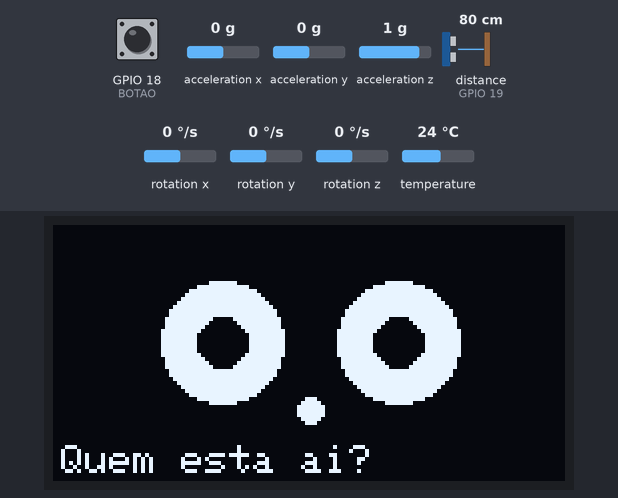
The sketch below on a simulated ESP32. Parts: 128×64 one-colour display. Wiring (inferred from the names in the program): ultrasonic range finder: trigger GPIO 5; echo GPIO 19. The inputs (shaded band) are chosen by the test bench; at power-on: distance to the obstacle (sensor on GPIO 19) 80 cm, GPIO 18 (BOTAO) HIGH, rotation x 0 °/s, acceleration x 0 g, acceleration y 0 g, acceleration z 1 g, rotation y 0 °/s, rotation z 0 °/s, temperature 24 °C. The echo pulse lasts 58.3 µs per cm; random numbers use the default seed unless the sketch sets one; what the sketch prints to the serial monitor is not drawn.

Above: at 2.7 s.
2.8 s: distance to the obstacle (sensor on GPIO 19) set to 97 cm
5.6 s: distance to the obstacle (sensor on GPIO 19) set to 103 cm
At 6.45 s:
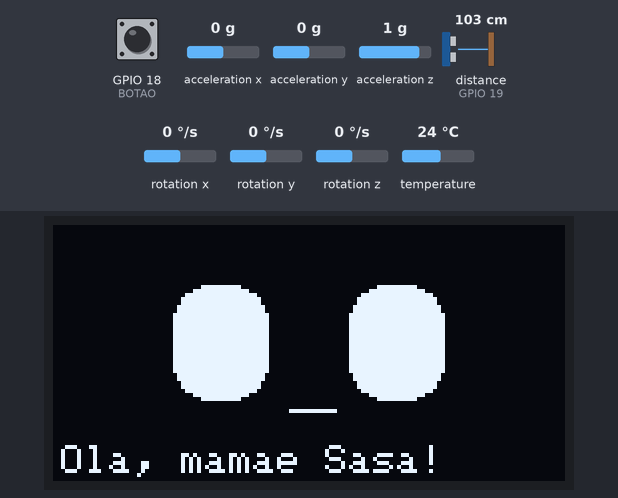
8.1 s: GPIO 18 (BOTAO) pulled LOW for 0.15 s
At 8.45 s:
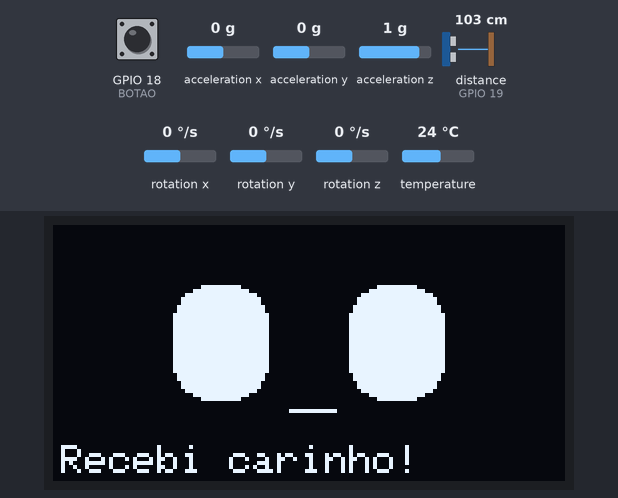
8.8 s: rotation x set to -192 °/s
11.8 s: GPIO 18 (BOTAO) pulled LOW for 1 s
At 12.7 s:
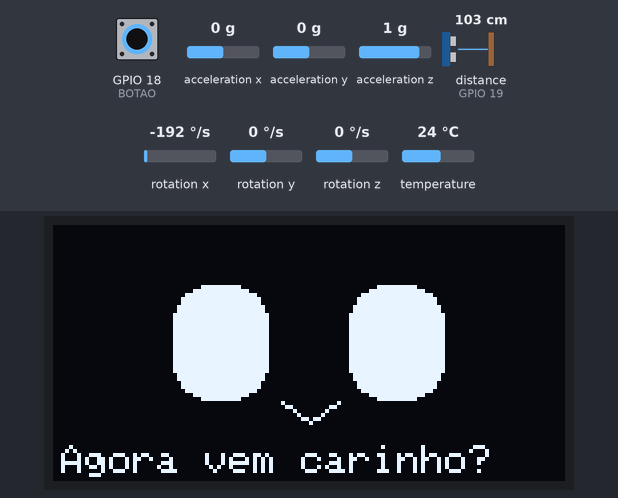
13.4 s: rotation x set to 0 °/s
At 19.9 s:
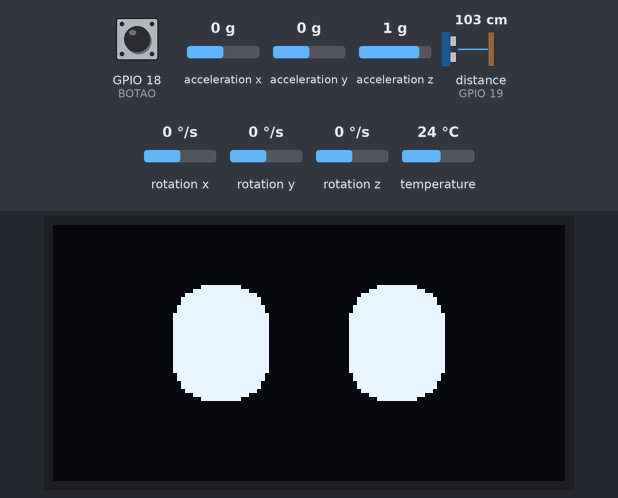

The sketch:

cali_v0_9.ino
```cpp
#include <Wire.h>
#include <Adafruit_GFX.h>
#include <Adafruit_SSD1306.h>
#include <Adafruit_MPU6050.h>
#include <Adafruit_Sensor.h>
#include <math.h>

// SASA TECH - CALI V0.9 - personalidade autonoma e memoria curta
// Firmware do prototipo simulado no Wokwi
Adafruit_SSD1306 tela(128, 64, &Wire, -1);
Adafruit_MPU6050 mpu;
const int BOTAO = 18, TRIG = 5, ECHO = 19;
enum Humor { FELIZ, CURIOSO, TONTO, IRRITADO, CARINHO, ACALMADO, DESCONFORTAVEL };
float estresse = 0, movimento = 0, distancia = 400;
unsigned long ultimoCiclo = 0, ultimaTela = 0, ultimoSensor = 0, ultimoLog = 0;
unsigned long tontoAte = 0, carinhoAte = 0, acalmadoAte = 0;
bool leituraAnterior = HIGH, botaoEstavel = HIGH, estavaPerto = false;
unsigned long mudouEm = 0, ultimaAproximacao = 0;
int aproximacoes = 0;


/*
 * Fala visual: a boca e a legenda aparecem por 2,5 segundos.
 * Fora desse intervalo, Cali observa em silencio (so olhos).
 * Comentarios "espontaneos" sao frases predefinidas por temporizador.
 */
Humor ultimoHumor = FELIZ;
unsigned long falaAte = 0;
unsigned long proximoComentario = 0;
unsigned long ultimaFala = 0;
uint8_t variacaoFala = 0;
bool falando = false;
const char* falaAtual = "";
bool olharMalvado = false;
bool houveAgitacao = false;
bool lembrarReconciliacao = false;
unsigned long memoriaAgitacaoAte = 0;
const char* falasLivres[] = {
  "Planos secretos...",
  "Tudo sob controle.",
  "Silencio suspeito...",
  "Ola, mamae Sasa!",
  "Estou observando.",
  "Futuro imperador!",
  "Minha era chegara!",
  "Ser pequeno irrita!"
};
const bool falaVilanesca[] = {true, true, true, false, true, false, true, false};
const uint8_t TOTAL_FALAS = sizeof(falasLivres) / sizeof(falasLivres[0]);

const char* fraseDoHumor(Humor humor, uint8_t indice) {
  switch (humor) {
    case FELIZ: return indice ? "Planos secretos..." : "Ola, mamae Sasa!";
    case CURIOSO: return indice ? "Um novo humano?" : "Quem esta ai?";
    case TONTO: return indice ? "Vou reclamar!" : "MAMAE! Tontura!";
    case IRRITADO: return indice ? "Exijo respeito!" : "Nao me sacode!";
    case CARINHO: return indice ? "Obrigado, mamae!" : "Recebi carinho!";
    case ACALMADO: return indice ? "Melhor assim..." : "Ufa... paz!";
    case DESCONFORTAVEL: return indice ? "Muita intimidade!" : "Espaco pessoal!";
  }
  return "";
}

void iniciarFala(const char* frase, unsigned long agora, bool malvada = false) {
  falaAtual = frase;
  olharMalvado = malvada;
  falando = true;
  falaAte = agora + 2500;
  ultimaFala = agora;
  Serial.print("Cali diz: ");
  Serial.println(frase);
}

void atualizarFala(Humor humor, unsigned long agora) {
  if (falando && (long)(agora - falaAte) >= 0) {
    falando = false;
    olharMalvado = false;
  }

  if (humor != ultimoHumor) {
    ultimoHumor = humor;
    variacaoFala = 0;
    if (humor == CARINHO && lembrarReconciliacao) {
      iniciarFala("Agora vem carinho?", agora, false);
      lembrarReconciliacao = false;
    } else {
      iniciarFala(fraseDoHumor(humor, variacaoFala), agora, false);
    }
    proximoComentario = agora + random(12000, 22000);
    return;
  }

  // Cali toma a iniciativa apenas quando esta tranquilo.
  // Decisao e frases sao simuladas por regras e sorteio.
  if (humor == FELIZ && !falando && (long)(agora - proximoComentario) >= 0) {
    uint8_t escolha = random(TOTAL_FALAS);
    iniciarFala(falasLivres[escolha], agora, falaVilanesca[escolha]);
    proximoComentario = agora + random(12000, 22000);
  }
}

void desenharBoca(Humor humor, unsigned long agora) {
  // Sorriso de canto para os planos de dominar o mundo.
  if (olharMalvado) {
    tela.drawLine(59, 48, 73, 44, WHITE);
    tela.drawPixel(73, 43, WHITE);
    return;
  }
  // y=44 a 49: separado da legenda que comeca em y=55
  bool aberta = (agora / 250) % 2 == 0;
  if (!aberta) {
    tela.drawFastHLine(59, 46, 12, WHITE);
    return;
  }
  switch (humor) {
    case FELIZ:
    case CARINHO:
    case ACALMADO:
      tela.drawLine(57, 44, 64, 49, WHITE);
      tela.drawLine(64, 49, 71, 44, WHITE);
      break;
    case IRRITADO:
    case DESCONFORTAVEL:
      tela.drawLine(57, 48, 71, 44, WHITE);
      break;
    case TONTO:
      tela.drawCircle(64, 46, 4, WHITE);
      break;
    case CURIOSO:
      tela.fillCircle(64, 46, 3, WHITE);
      break;
  }
}

float lerDistancia() {
  digitalWrite(TRIG, LOW); delayMicroseconds(2);
  digitalWrite(TRIG, HIGH); delayMicroseconds(10);
  digitalWrite(TRIG, LOW);
  unsigned long duracao = pulseIn(ECHO, HIGH, 25000);
  if (duracao == 0) return 400;
  return duracao * 0.0343 / 2.0;
}
void desenhar(Humor humor, bool piscando) {
  tela.clearDisplay();
  tela.setTextColor(SSD1306_WHITE);
  tela.setTextSize(1);
  if (falando && olharMalvado) {
    // Olhos estreitos, com sobrancelhas inclinadas.
    tela.drawLine(29, 19, 54, 27, WHITE);
    tela.drawLine(74, 27, 99, 19, WHITE);
    tela.drawFastHLine(33, 31, 20, WHITE);
    tela.drawFastHLine(75, 31, 20, WHITE);
  } else switch (humor) {
    case FELIZ:
      if (piscando) {
        tela.drawFastHLine(30, 28, 24, WHITE);
        tela.drawFastHLine(74, 28, 24, WHITE);
      } else {
        tela.fillRoundRect(30, 15, 24, 29, 9, WHITE);
        tela.fillRoundRect(74, 15, 24, 29, 9, WHITE);
      }
      break;
    case CURIOSO:
      tela.fillCircle(42, 29, 15, WHITE);
      tela.fillCircle(86, 29, 15, WHITE);
      tela.fillCircle(42, 29, 6, BLACK);
      tela.fillCircle(86, 29, 6, BLACK);
      break;
    case TONTO:
      tela.setTextSize(3);
      tela.setCursor(19, 17); tela.print("@");
      tela.setCursor(72, 17); tela.print("@");
      break;
    case IRRITADO:
      tela.drawLine(26, 19, 54, 31, WHITE);
      tela.drawLine(74, 31, 102, 19, WHITE);
      tela.drawFastHLine(30, 34, 24, WHITE);
      tela.drawFastHLine(74, 34, 24, WHITE);
      tela.drawFastHLine(53, 49, 22, WHITE);
      break;
    case DESCONFORTAVEL:
      tela.fillCircle(42, 27, 9, WHITE);
      tela.fillCircle(86, 27, 9, WHITE);
      break;
    case CARINHO:
      tela.fillRoundRect(30, 15, 24, 29, 9, WHITE);
      tela.fillRoundRect(74, 15, 24, 29, 9, WHITE);
      break;
    case ACALMADO:
      tela.drawLine(30, 28, 42, 33, WHITE);
      tela.drawLine(42, 33, 54, 28, WHITE);
      tela.drawLine(74, 28, 86, 33, WHITE);
      tela.drawLine(86, 33, 98, 28, WHITE);
      break;
  }
  if (falando) {
    desenharBoca(humor, millis());
    tela.setTextSize(1);
    tela.setCursor(2, 55);
    tela.print(falaAtual);
  }
  tela.display();
}
void setup() {
  Serial.begin(115200);
  pinMode(BOTAO, INPUT_PULLUP);
  pinMode(TRIG, OUTPUT);
  pinMode(ECHO, INPUT);
  Wire.begin(21, 22);
  if (!tela.begin(SSD1306_SWITCHCAPVCC, 0x3C)) {
    Serial.println("Erro OLED"); while (true) delay(100);
  }
  if (!mpu.begin()) {
    Serial.println("Erro MPU6050"); while (true) delay(100);
  }
  mpu.setAccelerometerRange(MPU6050_RANGE_8_G);
  mpu.setGyroRange(MPU6050_RANGE_500_DEG);
  tela.clearDisplay();
  tela.setTextSize(1);
  tela.setTextColor(WHITE);
  tela.setCursor(28, 24); tela.print("SASA TECH");
  tela.setCursor(35, 40); tela.print("CALI V0.9");
  tela.display();
  delay(1500);
  ultimoCiclo = millis();
  randomSeed(micros());
  proximoComentario = ultimoCiclo + 3500;
}
void loop() {
  unsigned long agora = millis();
  float dt = (agora - ultimoCiclo) / 1000.0f;
  ultimoCiclo = agora;
  bool leitura = digitalRead(BOTAO);
  if (leitura != leituraAnterior) mudouEm = agora;
  if (agora - mudouEm > 40 && leitura != botaoEstavel) {
    botaoEstavel = leitura;
    if (botaoEstavel == LOW) {
      lembrarReconciliacao = houveAgitacao && (long)(agora - memoriaAgitacaoAte) < 0;
      houveAgitacao = false;
      estresse = max(0.0f, estresse - 30.0f);
      carinhoAte = agora + 2000;
      acalmadoAte = agora + 5000;
      Serial.println("Carinho recebido!");
    }
  }
  leituraAnterior = leitura;
  sensors_event_t a, g, temp;
  mpu.getEvent(&a, &g, &temp);
  float intensidade = sqrt(g.gyro.x*g.gyro.x +
                           g.gyro.y*g.gyro.y +
                           g.gyro.z*g.gyro.z);
  movimento = 0.7f * movimento + 0.3f * intensidade;
  if (movimento > 1.5f) {
    tontoAte = agora + 1800;
    houveAgitacao = true;
    memoriaAgitacaoAte = agora + 30000;
  }
  if (houveAgitacao && (long)(agora - memoriaAgitacaoAte) >= 0) houveAgitacao = false;
  if (movimento > 1.0f) estresse += 15.0f * dt;
  else estresse -= 5.0f * dt;
  if (agora - ultimoSensor >= 200) {
    distancia = lerDistancia();
    ultimoSensor = agora;
    bool perto = distancia < 100;
    if (perto && !estavaPerto) {
      if (agora - ultimaAproximacao > 10000) aproximacoes = 0;
      aproximacoes++;
      ultimaAproximacao = agora;
      Serial.println("Objeto se aproximou!");
      if (aproximacoes >= 3) {
        estresse += 20;
        aproximacoes = 0;
        Serial.println("Cali ficou incomodado!");
      }
    }
    estavaPerto = perto;
  }
  estresse = constrain(estresse, 0.0f, 100.0f);
  Humor humor = FELIZ;
  if (agora < carinhoAte) humor = CARINHO;
  else if (agora < acalmadoAte) humor = ACALMADO;
  else if (agora < tontoAte) humor = TONTO;
  else if (estresse >= 60) humor = IRRITADO;
  else if (distancia < 30) humor = DESCONFORTAVEL;
  else if (distancia < 100) humor = CURIOSO;
  atualizarFala(humor, agora);
  if (agora - ultimaTela >= 100) {
    bool piscando = (agora % 3000 < 180);
    desenhar(humor, piscando);
    ultimaTela = agora;
  }
  if (agora - ultimoLog >= 500) {
    Serial.print("Distancia: ");
    Serial.print(distancia, 1);
    Serial.print(" cm | Estresse: ");
    Serial.print(estresse, 1);
    Serial.print(" | Aproximacoes: ");
    Serial.println(aproximacoes);
    ultimoLog = agora;
  }
  delay(20);
}
```

Measured:
- the behaviour switches between 100 and 101 cm on distance to the obstacle (sensor on GPIO 19) (found by bisection; images 0 and 1)
- after the input at 5.6 s, the display: changes after 0.21 s (image 1)
